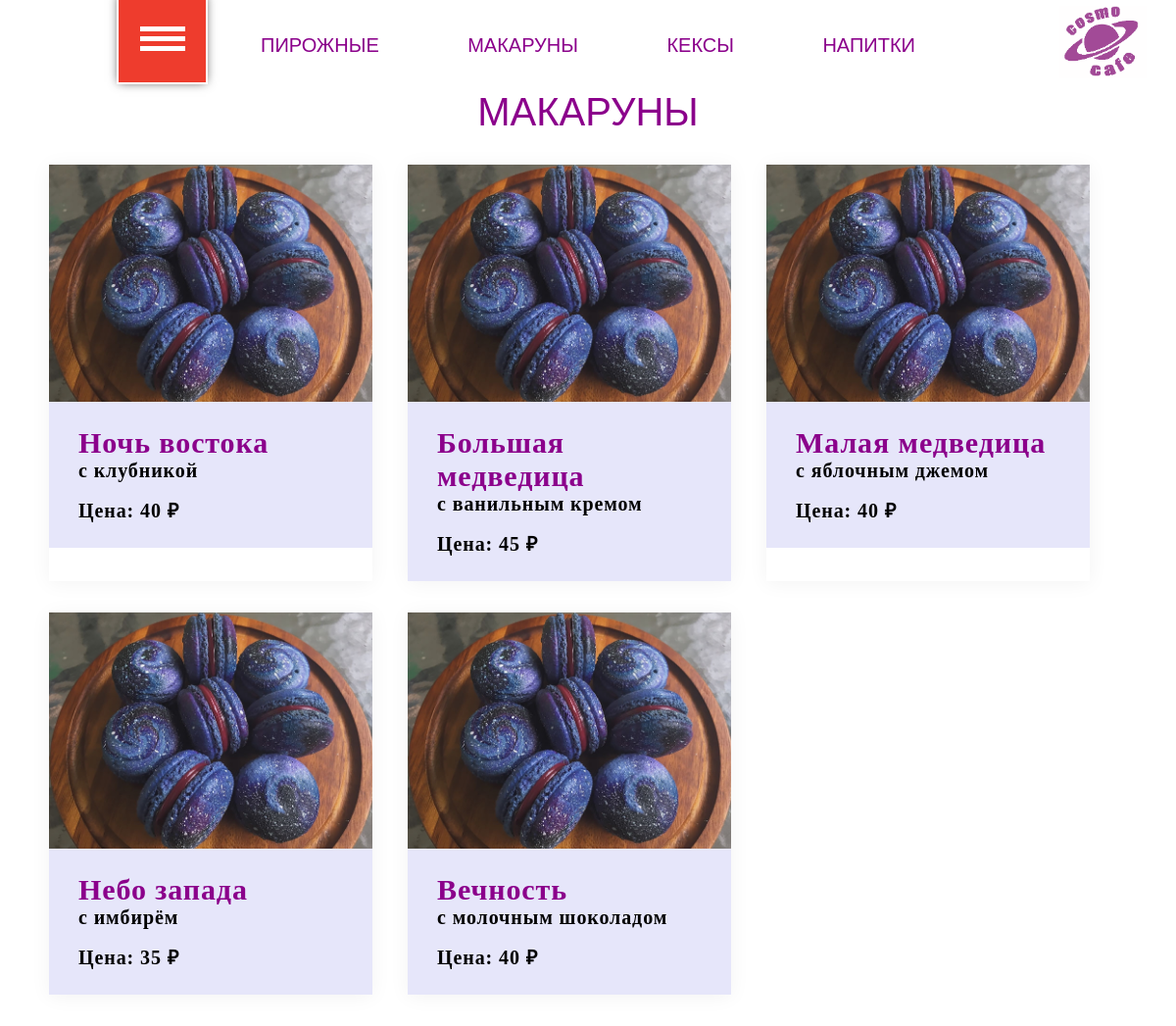
Page /macaroons/ on the committed database.
### cosmocafe/models.py (models this page shows, shortened)
class Macaroon(models.Model):
    title = models.CharField(verbose_name='Название проекта', max_length=255)
    text = models.TextField(verbose_name='Текст описания')
    price = models.PositiveSmallIntegerField(verbose_name='Цена')
    image = models.FileField(upload_to="Macaroon_photo/", null=True, blank=True)

### cosmocafe/views.py (the view)
# urls.py: path('macaroons/', views.macaroons, name="macaroons" ), # макаруны
def macaroons(request):
    macaroons = Macaroon.objects.all()
    return render(request, "cosmocafe/macaroons.html", {'macaroons': macaroons})

### cosmocafe/templates/cosmocafe/macaroons.html (shortened to what this page needs)
{% extends 'Dima_base.html' %}
{% load static %}
{% block content %}
<div class="menu_header new_menu_header" style="padding-top: 90px;">
    <h1 class="menu_header_title" style="margin-bottom: 0px; font-size: 40px;">макаруны</h1>
</div>
<div class="flexbox_cakes">
    <div class="snacks__list">
    	{% for macaroon in macaroons %}
        <div class="snacks__list__item sect-item ">
            <div class="png-wrap">
                <img src="{{macaroon.image.url}}">
            </div>
            <div class="text-wrap">
                <div class="menu__item_name">
                        {{macaroon.title}}                     </div>
                <div class="menu__item_desc">
                        {{macaroon.text}}                    </div>
                <div class="menu__item_price">
                        Цена: <span> {{macaroon.price}} ₽</span>
                </div>
            </div>
        </div>
        {% endfor %}
{% endblock %}

### cosmocafe/static/css/Dima_classss.css (style rules this page uses)
.flexbox_cakes { display: -webkit-box; display: -ms-flexbox; display: flex; -ms-flex-line-pack: center; align-content: center; }
.flexbox_cakes .snacks__list { overflow: visible; }
.snacks__list { display: flex; justify-content: flex-start; flex-wrap: wrap; margin-bottom: 30px; }
.snacks__list { max-width: 1100px; }
.snacks__list { background: #FFFFFF; overflow: hidden; margin: 0 auto; position: relative; width: 1270px; }
.new_menu_header { background-color: #fff; position: relative; color: #8B008B; padding-right: 0; padding-left: 0; text-align: center; height: auto; margin-bottom: 30px; margin-top: 0; padding-top: 130px; text-transform: uppercase; }
.snacks__list .sect-item { width: 30% ; margin-right: 36px; margin-left: 0; }
.sect-item { margin-right: 10px; margin-left: 10px; max-width: 31%; margin-bottom: 32px; height: auto; min-height: 160px; -webkit-transition: 0.5s; transition: 0.5s; font-family: 'Circe'; font-size: 20px; font-weight: 800; font-style: normal; font-stretch: normal; line-height: normal; letter-spacing: 0.9px; color: #000; box-shadow: 0 2px 20px 0 rgba(0, 0, 0, 0.05); }
.snacks__list .png-wrap img { width: 100%; height: 100%; object-fit: contain; }
.menu__item_name { font-size: 30px; color: #8B008B; }
.menu__item_price { margin-top: 15px }
.text-wrap { width: 100%; height: auto; padding: 25px 30px; background: #E6E6FA }

### cosmocafe/static/css/Nastya_class.css (style rules this page uses)
body { font-family: 'Circe-Light', sans-serif; }

### rows in the picture
Macaroon: image (picture), title "Ночь востока", text "с клубникой", price "40"
Macaroon: image (picture), title "Большая медведица", text "с ванильным кремом", price "45"
Macaroon: image (picture), title "Малая медведица", text "с яблочным джемом", price "40"
Macaroon: image (picture), title "Небо запада", text "с имбирём", price "35"
Macaroon: image (picture), title "Вечность", text "с молочным шоколадом", price "40"
